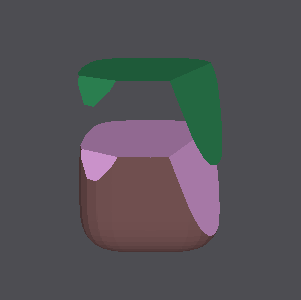

Here is the Python script that generated this plot:
#!/usr/bin/env python

# Demonstrate vtkClipClosedSurface with multiple clipping planes on a
# superquadric, showing the clipped surface and the triangulated clip face.

# Factory overrides
import vtkmodules.vtkInteractionStyle  # noqa: F401
import vtkmodules.vtkRenderingOpenGL2  # noqa: F401

from vtkmodules.vtkCommonDataModel import (
    vtkPlane,
    vtkPlaneCollection,
)
from vtkmodules.vtkCommonTransforms import vtkTransform
from vtkmodules.vtkFiltersGeneral import vtkClipClosedSurface
from vtkmodules.vtkFiltersSources import vtkSuperquadricSource
from vtkmodules.vtkRenderingCore import (
    vtkActor,
    vtkPolyDataMapper,
    vtkRenderWindow,
    vtkRenderWindowInteractor,
    vtkRenderer,
)

# Create superquadric source
source = vtkSuperquadricSource()
source.SetPhiResolution(24)
source.SetPhiRoundness(0.5)
source.SetThetaResolution(24)
source.SetThetaRoundness(0.5)

# Define clipping planes
clip_plane_1 = vtkPlane()
clip_plane_1.SetOrigin(0.27, -0.16, 0.46)
clip_plane_1.SetNormal(0.48, -0.29, 0.83)

clip_plane_2 = vtkPlane()
clip_plane_2.SetOrigin(-0.39, 0.22, 0.30)
clip_plane_2.SetNormal(-0.8, -0.31, 0.5)

clip_plane_3 = vtkPlane()
clip_plane_3.SetOrigin(0.16, -0.19, 0.42)
clip_plane_3.SetNormal(0.0, -0.95, 0.31)

# Group planes
planes = vtkPlaneCollection()
planes.AddItem(clip_plane_1)
planes.AddItem(clip_plane_2)
planes.AddItem(clip_plane_3)

# Clip closed surface
clip = vtkClipClosedSurface()
clip.SetClippingPlanes(planes)
clip.SetInputConnection(source.GetOutputPort())
clip.SetBaseColor(0.44, 0.31, 0.31)
clip.SetClipColor(0.87, 0.63, 0.87)
clip.SetScalarModeToColors()
clip.GenerateClipFaceOutputOn()
clip.GenerateFacesOn()
clip.GenerateOutlineOff()
clip.InsideOutOn()

# Clip actor
clip_mapper = vtkPolyDataMapper()
clip_mapper.SetInputConnection(clip.GetOutputPort())

clip_actor = vtkActor()
clip_actor.SetMapper(clip_mapper)
clip_actor.GetProperty().SetDiffuse(0.5)
clip_actor.GetProperty().SetAmbient(0.5)

# Clip face (second output port), translated along plane 3 normal
n = list(clip_plane_3.GetNormal())
translate = vtkTransform()
translate.Translate(n[0] * 0.5, n[1] * 0.5, n[2] * 0.5)

clip_face_mapper = vtkPolyDataMapper()
clip_face_mapper.SetInputConnection(clip.GetOutputPort(1))

clip_face_actor = vtkActor()
clip_face_actor.SetMapper(clip_face_mapper)
clip_face_actor.SetUserTransform(translate)
clip_face_actor.GetProperty().SetColor(0.18, 0.54, 0.34)
clip_face_actor.GetProperty().SetDiffuse(0.5)
clip_face_actor.GetProperty().SetAmbient(0.5)

# Renderer
renderer = vtkRenderer()
renderer.AddActor(clip_actor)
renderer.AddActor(clip_face_actor)
renderer.SetBackground(0.3, 0.3, 0.32)

# Window
render_window = vtkRenderWindow()
render_window.SetMultiSamples(0)
render_window.AddRenderer(renderer)
render_window.SetSize(301, 300)
render_window.SetWindowName("clip closed surface multi plane")

# Interactor
interactor = vtkRenderWindowInteractor()
interactor.SetRenderWindow(render_window)

# Scene
renderer.GetActiveCamera().SetViewUp(0, -1, 0)
renderer.ResetCamera()

interactor.Initialize()
interactor.Start()
